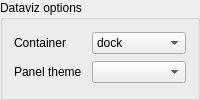
                    <widget class="QGroupBox" name="groupBox_5">
                     <property name="title">
                      <string>Dataviz options</string>
                     </property>
                     <layout class="QGridLayout" name="gridLayout_5">
                      <item row="0" column="1">
                       <widget class="QComboBox" name="liDatavizContainer">
                        <item>
                         <property name="text">
                          <string>dock</string>
                         </property>
                        </item>
                        <item>
                         <property name="text">
                          <string>bottomdock</string>
                         </property>
                        </item>
                        <item>
                         <property name="text">
                          <string>right-dock</string>
                         </property>
                        </item>
                       </widget>
                      </item>
                      <item row="0" column="0">
                       <widget class="QLabel" name="label_dataviz_location">
                        <property name="styleSheet">
                         <string notr="true"/>
                        </property>
                        <property name="text">
                         <string>Container</string>
                        </property>
                       </widget>
                      </item>
                      <item row="1" column="0">
                       <widget class="QLabel" name="label_dataviz_theme">
                        <property name="text">
                         <string>Panel theme</string>
                        </property>
                       </widget>
                      </item>
                      <item row="1" column="1">
                       <widget class="QComboBox" name="combo_theme"/>
                      </item>
                     </layout>
                    </widget>
